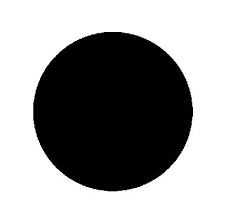
#> input picture pattern/black.png, 225 x 224 px; its folder holds 4 pictures in this run
$ python main.py
#> lines starting #> are read from the running program, lines starting #| are printed output that depends on the picture; after the words box and inside, x2 and y2 are one past the last pixel; in counts of white or black regions, pixels touching at a corner belong together
import os
import cv2
import numpy as np
import matplotlib.pyplot as plt

def preprocess_image(image):
    # resize the image to a fixed size for consistency
    resized_image = cv2.resize(image, (100, 100))
    # convert the image to grayscale
    gray_image = cv2.cvtColor(resized_image, cv2.COLOR_BGR2GRAY)
    # threshold the image to create a binary image
    _, threshold_image = cv2.threshold(gray_image, 127, 255, cv2.THRESH_BINARY)
    # flatten the binary image into a 1D array
    flattened_image = threshold_image.flatten()
    return flattened_image

def initialize_centroids(k, data):
    # randomly initialize k centroids from the data points
    indices = np.random.choice(data.shape[0], k, replace=False)
    centroids = data[indices]
    return centroids

def assign_labels(data, centroids):
    # assign labels to data points based on the closest centroid
    distances = np.sqrt(((data - centroids[:, np.newaxis]) ** 2).sum(axis=2))
    labels = np.argmin(distances, axis=0)
    return labels

def update_centroids(data, labels, k):
    # Update centroids based on the mean of the assigned data points
    centroids = np.zeros((k, data.shape[1]))
    for i in range(k):
        centroids[i] = np.mean(data[labels == i], axis=0)
    return centroids


def k_means_clustering(data, k, max_iterations=1000):
    centroids = initialize_centroids(k, data)
    for _ in range(max_iterations):
        labels = assign_labels(data, centroids)
        new_centroids = update_centroids(data, labels, k)
        if np.all(centroids == new_centroids):
            break
        centroids = new_centroids
    return labels, centroids


def main():
    # Path to the folder containing your training dataset images
    folder_path = 'pattern'
    # Load images from the folder and store them in a list
    images = []
    for filename in os.listdir(folder_path):
        if filename.endswith('.jpg') or filename.endswith('.png'):
            image = cv2.imread(os.path.join(folder_path, filename))
#> image is the input picture: shape (224, 225, 3); mean B, G, R 154.1, 154, 154.4
            if image is not None:
                images.append(image)

    # Preprocess the images to extract color and shape features
    preprocessed_images = [preprocess_image(image) for image in images]
#> in preprocess_image, `_, threshold_image = cv2.threshold(gray_image, 127, 255, cv2.THRESH_BI..`:
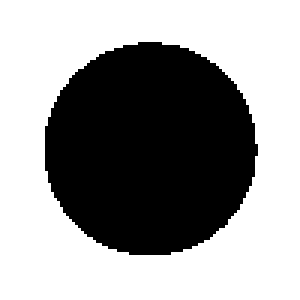
#> threshold_image: shape (100, 100) (shown 3 times larger); 60.5% white; 1 black region, box (x1, y1, x2, y2) and area: (15, 14, 86, 85) 3954
#> in preprocess_image, `flattened_image = threshold_image.flatten()`: flattened_image = 10000 values, max 255 at index 0, min 0 at index 1446, mean 154.2
#> in preprocess_image (call 2), `_, threshold_image = cv2.threshold(gray_image, 127, 255, cv2.THRESH_BI..`: threshold_image: shape (100, 100); 22.2% white; 4 white regions, box (x1, y1, x2, y2) and area: (0, 0, 45, 48) 568, (0, 53, 45, 100) 565, (55, 0, 100, 43) 546, (56, 57, 100, 100) 544
#> in preprocess_image (call 3), `resized_image = cv2.resize(image, (100, 100))`:
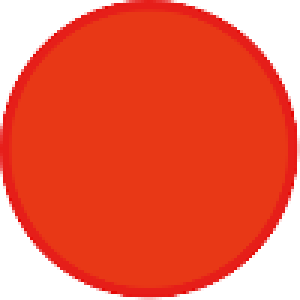
#> resized_image: shape (100, 100, 3) (shown 3 times larger); mean B, G, R 74.6, 97.9, 236.9
#> in preprocess_image (call 3), `gray_image = cv2.cvtColor(resized_image, cv2.COLOR_BGR2GRAY)`:
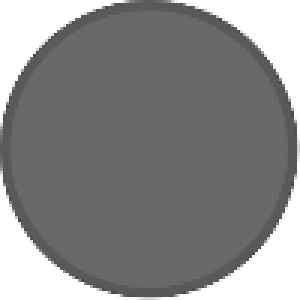
#> gray_image: shape (100, 100) (shown 3 times larger); min 71, max 255, mean 137
#> in preprocess_image (call 3), `_, threshold_image = cv2.threshold(gray_image, 127, 255, cv2.THRESH_BI..`:
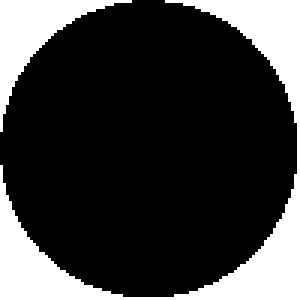
#> threshold_image: shape (100, 100) (shown 3 times larger); 23% white; 2 white regions, box (x1, y1, x2, y2) and area: (0, 0, 100, 100) 1757, (0, 0, 44, 44) 539
#> in preprocess_image (call 3), `flattened_image = threshold_image.flatten()`: flattened_image = 10000 values, max 255 at index 0, min 0 at index 44, mean 58.55
#> in preprocess_image (call 4), `resized_image = cv2.resize(image, (100, 100))`:
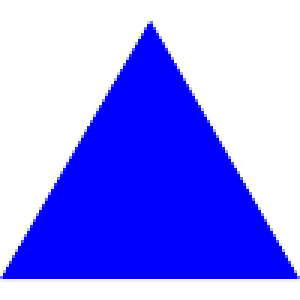
#> resized_image: shape (100, 100, 3) (shown 3 times larger); mean B, G, R 253.9, 145, 145
#> in preprocess_image (call 4), `gray_image = cv2.cvtColor(resized_image, cv2.COLOR_BGR2GRAY)`:
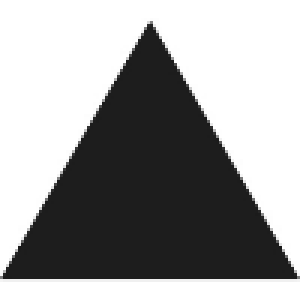
#> gray_image: shape (100, 100) (shown 3 times larger); min 26, max 255, mean 157.4
#> in preprocess_image (call 4), `_, threshold_image = cv2.threshold(gray_image, 127, 255, cv2.THRESH_BI..`:
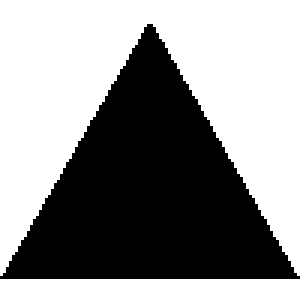
#> threshold_image: shape (100, 100) (shown 3 times larger); 57% white; 1 black region, box (x1, y1, x2, y2) and area: (0, 8, 100, 93) 4302
#> in preprocess_image (call 4), `flattened_image = threshold_image.flatten()`: flattened_image = 10000 values, max 255 at index 0, min 0 at index 849, mean 145.3
    data = np.array(preprocessed_images)
    # Set the number of clusters
    k = 9
    # Perform k-means clustering
    labels, centroids = k_means_clustering(data, k)

    # Print the number of images in each cluster
    unique_labels, counts = np.unique(labels, return_counts=True)
    for label, count in zip(unique_labels, counts):
        print(f"Cluster {label}: {count} images")

    for label in range(k):
        cluster_images = [image for image, cluster_label in zip(images, labels) if cluster_label == label]
        num_columns = len(cluster_images)
        if num_columns > 0:
            fig, axes = plt.subplots(nrows=1, ncols=len(cluster_images), figsize=(10, 10))
            axes = np.ravel(axes)  # use np.ravel() to flatten the axes array
            for i, image in enumerate(cluster_images):
                axes[i].imshow(cv2.cvtColor(image, cv2.COLOR_BGR2RGB))
                axes[i].axis("off")
                axes[i].set_title(f"Image {i + 1}")
            plt.suptitle(f"Cluster {label}")
            plt.show()
        else:
            # Handle the case when the number of columns is zero
            print("Number of columns must be a positive integer.")

if __name__ == '__main__':
#> (the run stopped early here; a loop or call above may not have finished)
